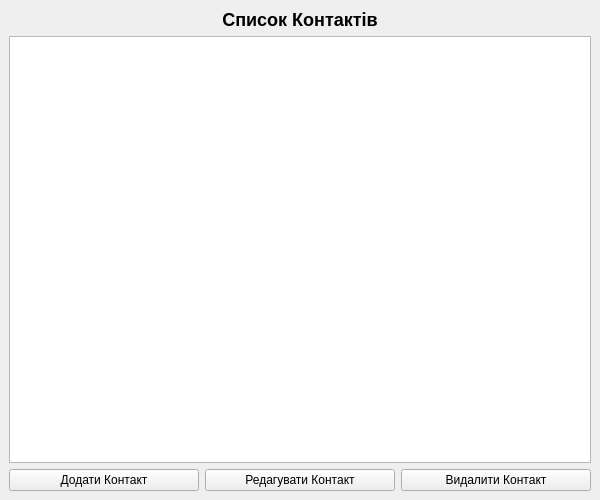
<?xml version="1.0" encoding="UTF-8"?>
<ui version="4.0">
 <class>MainWindow</class>
 <widget class="QMainWindow" name="MainWindow">
  <property name="geometry">
   <rect>
    <x>0</x>
    <y>0</y>
    <width>600</width>
    <height>500</height>
   </rect>
  </property>
  <property name="windowTitle">
   <string>PeopleHub</string>
  </property>
  <widget class="QWidget" name="centralwidget">
   <layout class="QVBoxLayout" name="verticalLayout">
    <item>
     <widget class="QLabel" name="label_title">
      <property name="text">
       <string>&lt;h2&gt;Список Контактів&lt;/h2&gt;</string>
      </property>
      <property name="alignment">
       <set>Qt::AlignCenter</set>
      </property>
     </widget>
    </item>
    <item>
     <widget class="QTableView" name="tableWidget_contacts">
      </widget>
    </item>
    <item>
     <layout class="QHBoxLayout" name="horizontalLayout_buttons">
      <item>
       <widget class="QPushButton" name="pushButton_add">
        <property name="text">
         <string>Додати Контакт</string>
        </property>
       </widget>
      </item>
      <item>
       <widget class="QPushButton" name="pushButton_edit">
        <property name="text">
         <string>Редагувати Контакт</string>
        </property>
       </widget>
      </item>
      <item>
       <widget class="QPushButton" name="pushButton_delete">
        <property name="text">
         <string>Видалити Контакт</string>
        </property>
       </widget>
      </item>
     </layout>
    </item>
   </layout>
  </widget>
 </widget>
 <resources/>
 <connections/>
</ui>
